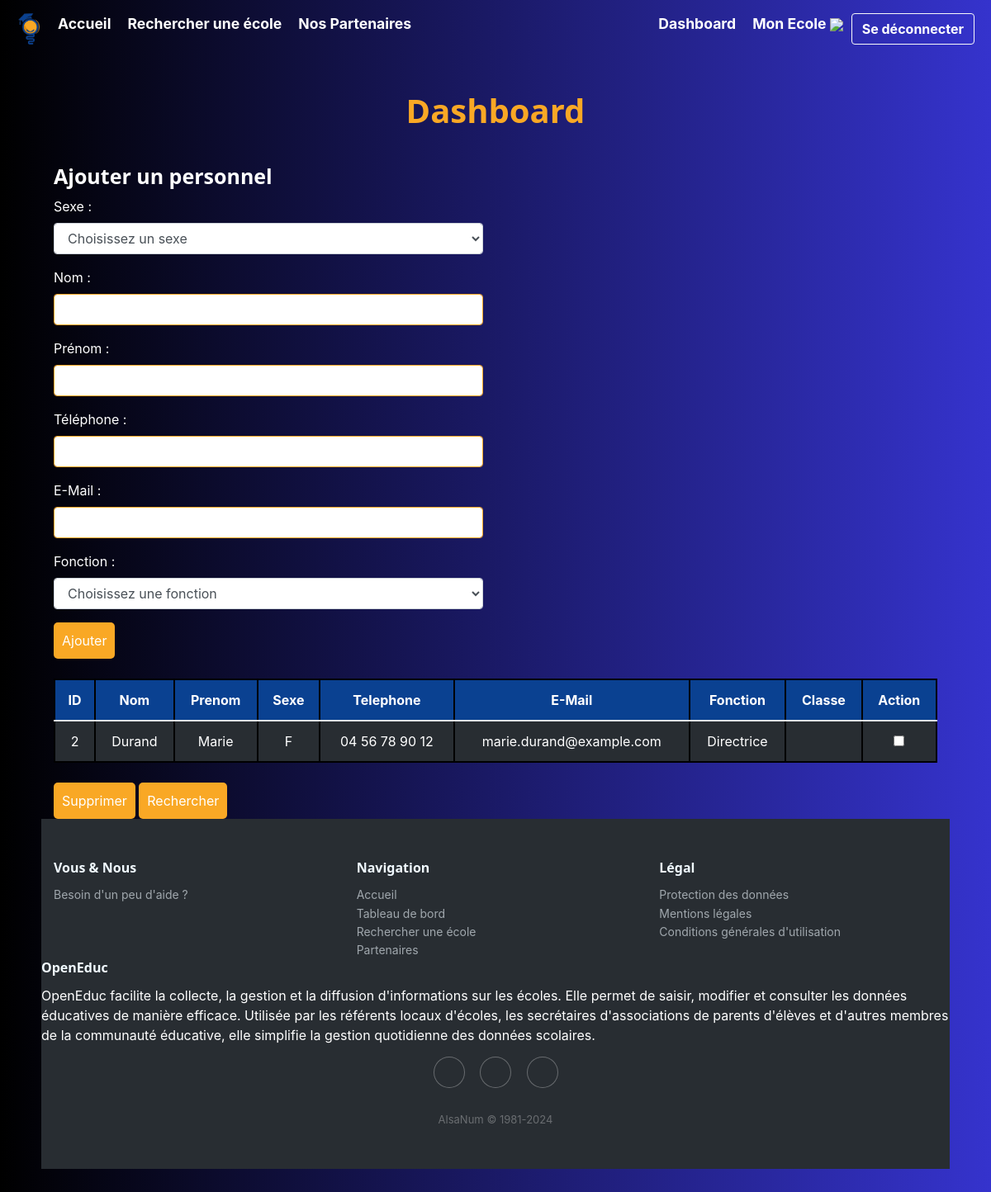
The page /dashboard/personnel (signed in) on the database as committed earlier.
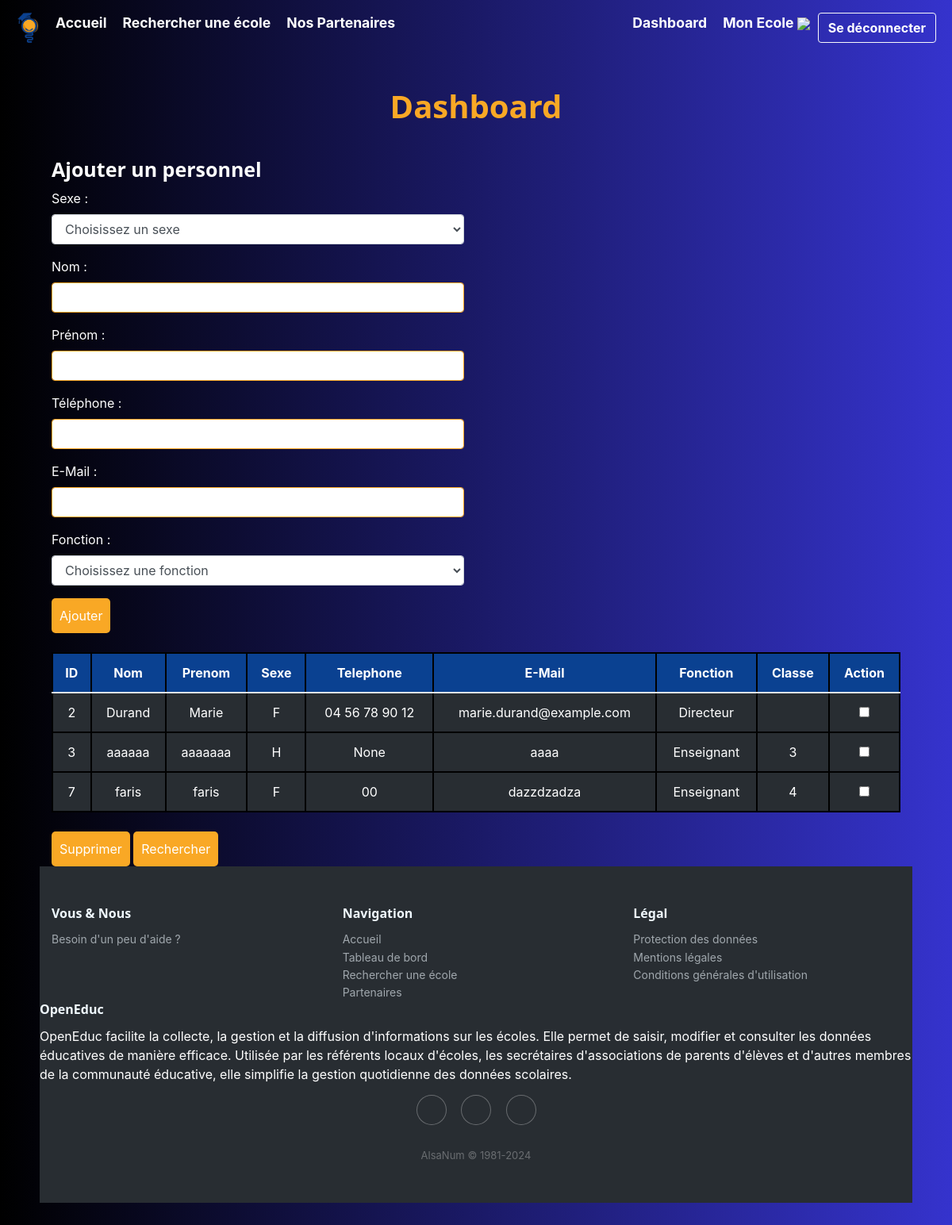
The same page on the database as committed later.
### tables this page shows
CREATE TABLE Personnel (
idPersonnel INTEGER PRIMARY KEY ,
Nom VARCHAR(50),
Prenom VARCHAR(50),
Sexe TEXT CHECK( Sexe IN ('H','F') ),
Telephone VARCHAR(15),
Email VARCHAR(255),
Fonction TEXT CHECK( Fonction IN ('Directeur','Enseignant','Correspondant Local APEA','Correspondant Local Mairie') ),
idEcole INT, -- Clé étrangère faisant référence à l'école à laquelle le personnel est rattaché
idClasse INT,
FOREIGN KEY (idEcole) REFERENCES Ecole(idEcole),
FOREIGN KEY (idClasse) REFERENCES Classe(idClasse)
);

### main.py (the view)
@app.route("/dashboard/personnel", methods=["POST", "GET"])
def referentPersonnel() :
    username = session.get("username")
    statut = session.get("statut")
    id = session.get("id")
    monEcole = chercher_monEcole(id)
    if request.method == "POST":
        submit_type = request.form.get('submit-type')
        data = request.form
        if submit_type == "Rechercher" :
            idPersonnel = data.get('idPersonnel')
            conn = sqlite3.connect(bdd_name).cursor().execute("""SELECT * FROM Personnel WHERE idPersonnel = ?
                                                              """, (idPersonnel,) )
            Personnel = conn.fetchall()[0]
            print(Personnel)
            print("aaaaaaaaaaaa",Personnel)
            data = request.form
            sexe = Personnel[3]
            nomPersonnel = Personnel[1]
            prenomPersonnel = Personnel[2]
            telephone = Personnel[4]
            email = Personnel[5]
            fonction = Personnel[6]
            print(Personnel)
            conn = sqlite3.connect(bdd_name).cursor().execute("""SELECT cycleScolaire FROM Ecole, Utilisateur WHERE Ecole.idEcole = Utilisateur.idEcole AND idUtilisateur = ?""", (id,))
            cycleScolaire = conn.fetchall()[0][0]
            conn = sqlite3.connect(bdd_name).cursor().execute("""SELECT idPersonnel, Nom, Prenom, Sexe, Telephone, Email, Fonction, idClasse FROM Personnel p JOIN Utilisateur u ON p.idEcole = u.idEcole WHERE p.idEcole = ?""", (monEcole,))
            personnels = conn.fetchall()
            conn.close()
            return render_template("views/dashboard/referentPersonnel.html",
                                   cycleScolaire = cycleScolaire, personnels = personnels, profs = chercher_profs(monEcole),
                                   affichage=True,
                                   idPersonnel=idPersonnel, sexe=sexe, nomPersonnel=nomPersonnel, prenomPersonnel=prenomPersonnel, telephone=telephone, email=email, fonction=fonction
                                   )
        if submit_type == 'Ajouter':
            print("\n\n AJOUT PERSONNEL \n\n")
            sexe = data.get('sexe')
            nomPersonnel = data.get('nomPersonnel')
            prenomPersonnel = data.get('prenomPersonnel')
            telephone = data.get('telephone')
            email = data.get('email')
            fonction = data.get('fonction')
            inserer_personnel(nomPersonnel, prenomPersonnel, sexe, telephone, email, fonction, monEcole)
            return redirect(request.url)
        if submit_type == 'Modifier' :
            print("\n\n MODIFICATION PERSONNEL \n\n")
            idPersonnel = data.get('idPersonnel')
            sexe = data.get('sexe')
            nomPersonnel = data.get('nomPersonnel')
            prenomPersonnel = data.get('prenomPersonnel')
            telephone = data.get('telephone')
            email = data.get('email')
            fonction = data.get('fonction')
            update_personnel(idPersonnel, sexe, nomPersonnel, prenomPersonnel, telephone, email, fonction)
            return redirect(request.url)
        if submit_type == 'Supprimer':
            print("\n\n SUPPRESSION PERSONNEL \n\n")
            idPersonnel = data.getlist('idPersonnel')
            print("idpersonnel",idPersonnel)
            supprimer_personnel(idPersonnel)
            return redirect(request.url)
    else :
        if username is not None and statut == 0 :
            conn = sqlite3.connect(bdd_name).cursor().execute("""
                                                              SELECT cycleScolaire
                                                              FROM Ecole, Utilisateur
                                                              WHERE Ecole.idEcole = Utilisateur.idEcole
                                                                AND idUtilisateur = ?""", (id,)
                                                            )
            cycleScolaire = conn.fetchall()[0][0]
            conn = sqlite3.connect(bdd_name).cursor().execute("""
                                                    SELECT idPersonnel, Nom, Prenom, Sexe, Telephone, Email, Fonction, idClasse
                                                    FROM Personnel p
                                                    JOIN Utilisateur u ON p.idEcole = u.idEcole
                                                    WHERE p.idEcole = ?""", (monEcole,)
                                                              )
            personnels = conn.fetchall()
            conn.close()
            return render_template("views/dashboard/referentPersonnel.html",
                                   cycleScolaire = cycleScolaire,
                                   personnels = personnels,
                                   profs = chercher_profs(monEcole)
                                   )
        return redirect(url_for('dashboard'))

### db_requetes.py (called while the page is built)
def chercher_monEcole(id_utilisteur) :
    conn = sqlite3.connect(bdd_name)
    cur = conn.cursor()
    res = cur.execute("SELECT idEcole FROM Utilisateur WHERE idUtilisateur = ?", (id_utilisteur,))
    monEcole = res.fetchall()
    print("Resultat requete :",monEcole)
    conn.close()
    return monEcole[0][0]

def chercher_profs(monEcole) :
    conn = sqlite3.connect(bdd_name)
    cur = conn.cursor()
    res = cur.execute("SELECT * FROM Personnel WHERE Fonction = 'Enseignant' AND idEcole = ?", (monEcole,))
    profs = res.fetchall()
    print("Resultat requete :",profs)
    conn.close()
    return profs

### templates/views/dashboard/referentPersonnel.html (shortened to what this page needs)
{% extends "base.html" %}
{% block css %}<link rel="stylesheet" href="{{ url_for('static', filename='css/dashboard.css') }}"></link>{% endblock %}
{% block content %}
<h1>Dashboard</h1>
<div class="container">
    <div class="row">
        <div class="col">
            <h3>Ajouter un personnel</h3>
            <form action="{{ url_for('referentPersonnel') }}" method="POST">
                <div class="form-group">
                    <label for="niveau">Sexe :</label>
                    <select class="form-control" name="sexe" id="sexe" required>
                        <option value="" disabled selected aria-required="true">Choisissez un sexe</option>
                    </select>
                </div>
                <div class="form-group">
                    <label for="nomPersonnel">Nom :</label>
                    <input class="form-control" type="text" name="nomPersonnel" id="nomPersonnel" required>
                </div>
                <div class="form-group">
                    <label for="prenomPersonnel">Prénom :</label>
                    <input class="form-control" type="text" name="prenomPersonnel" id="prenomPersonnel" required>
                </div>
                <div class="form-group">
                    <label for="telephone">Téléphone :</label>
                    <input class="form-control" type="text" name="telephone" id="telephone" required>
                </div>
                <div class="form-group">
                    <label for="email">E-Mail :</label>
                    <input class="form-control" type="text" name="email" id="email" required>
                </div>
                <div class="form-group">
                    <label for="fonction">Fonction :</label>
                    <select class="form-control" name="fonction" id="fonction" required>
                        <option value="" disabled selected aria-required="true">Choisissez une fonction</option>
                    </select>
                </div>
                <input type="submit" name="submit-type" value="Ajouter" style="width: max-content;">
            </form>
        </div>
        <div class="col">
    </div>
</div>
<br>
<form action="{{ url_for('referentPersonnel') }}" method="POST">
    <table class="table is-fullwidth">
        <thead>
            <tr>
                <th>ID</th>
                <th>Nom</th>
                <th>Prenom</th>
                <th>Sexe</th>
                <th>Telephone</th>
                <th>E-Mail</th>
                <th>Fonction</th>
                <th>Classe</th>
                <th>Action</th>
            </tr>
        </thead>
        <tbody>
            {% for personnel in personnels %}
                <tr>
                    <td value="personnel[0]">{{ personnel[0] }}</td>
                    <td value="personnel[0]">{{ personnel[1] }}</td>
                    <td value="personnel[0]">{{ personnel[2] }}</td>
                    <td value="personnel[0]">{{ personnel[3] }}</td>
                    <td value="personnel[0]">{{ personnel[4] }}</td>
                    <td value="personnel[0]">{{ personnel[5] }}</td>
                    <td value="personnel[0]">{{ personnel[6] }}</td>
                    <td value="personnel[0]">{{ personnel[7] if personnel[7] }}</td>
                    <td>
                        <input type="checkbox" name="idPersonnel" value="{{ personnel[0] }}" style="width: max-content;">
                    </td>
                </tr>
            {% endfor %}
        </tbody>
    </table>
    <br>
    <input type="submit" name="submit-type" value="Supprimer" style="width: max-content;">
    <input type="submit" name="submit-type" value="Rechercher" style="width: max-content;">
</form>
{% endblock %}

Rows that differ between the two databases and show on the page:
changed Personnel "Durand": Fonction "Directrice" → "Directeur"
added Personnel: idPersonnel "3", Nom "aaaaaa", Prenom "aaaaaaa", Sexe "H", personnel "None", Email "aaaa", Fonction "Enseignant", idClasse "3"
added Personnel: idPersonnel "7", Nom "faris", Prenom "faris", Sexe "F", Telephone "00", Email "dazzdzadza", Fonction "Enseignant", idClasse "4"
